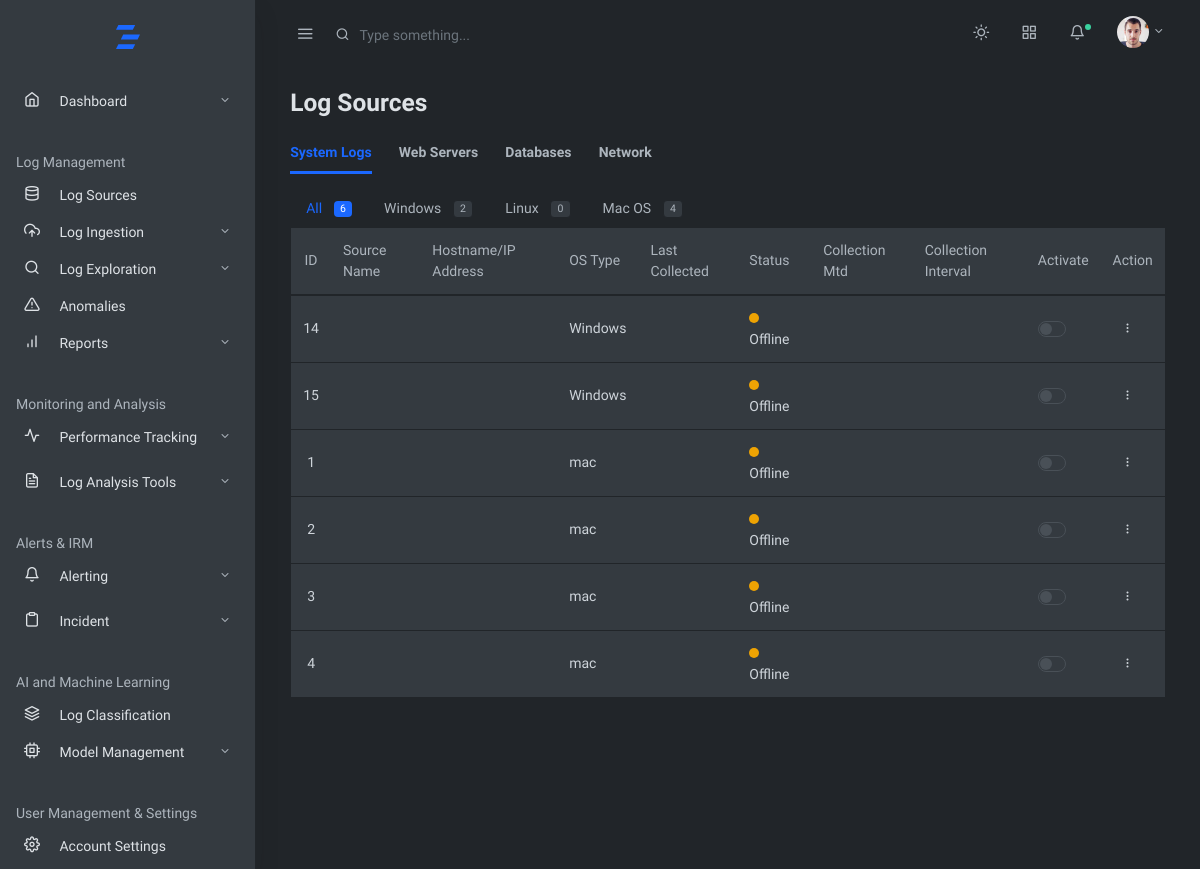
The page /log-sources/ on the database its author committed.
### log_management_app/models.py (models this page shows, shortened)
class WindowsLogFile(models.Model):
    source_name=models.CharField(max_length=20, blank=True, null=True)
    os_type=models.CharField(max_length=50,default='Windows')
    file = models.FileField(upload_to='uploaded_logs/windows/')
    uploaded_at = models.DateTimeField(auto_now_add=True)

class MacLogFile(models.Model):
    source_name=models.CharField(max_length=20, blank=True, null=True)
    os_type=models.CharField(max_length=50,default='mac')
    file = models.FileField(upload_to='uploaded_logs/mac/')
    uploaded_at = models.DateTimeField(auto_now_add=True)

### log_management_app/views.py (the view)
# urls.py: path('log-sources/', views.logsources, name='logsources'),
def logsources(request, os_type=None, server_type=None, db_type=None, network_type=None):
    system_logs = []
    webserver_logs = []
    database_logs = []
    network_logs = []
    log_sources_windows = list(chain(
        WindowsLogFile.objects.all(),
    ))
    log_sources_linux = list(chain(
        LinuxLogFile.objects.all(),
    ))
    log_sources_macos = list(chain(
        MacLogFile.objects.all(),
    ))
    apache_logs = list(chain(
        ApacheLogFile.objects.all(),
    ))
    nginx_logs = list(chain(
        NginxLogFile.objects.all(),
    ))
    iis_logs = list(chain(
        IISLogFile.objects.all(),
    ))
    mysql_logs = list(chain(
        MysqlLogStream.objects.all(),
        MysqlLogFileStream.objects.all(),
        MysqlPerfLogs.objects.all()
    ))
    postgres_logs = list(chain(
        PostgresLogStream.objects.all(),
        PostgresLogFileStream.objects.all(),
        PostgresPerfLogs.objects.all()
    ))
    mongodb_logs = list(chain(
        MongodbLogStream.objects.all(),
        MongodbLogFileStream.objects.all(),
        MongodbPerfLogs.objects.all()
    ))
    if os_type:
        if os_type == 'windows':
            system_logs = log_sources_windows
        elif os_type == 'linux':
            system_logs = log_sources_linux
        elif os_type == 'macos':
            system_logs = log_sources_macos
    else:
        system_logs = list(chain(log_sources_windows, log_sources_linux, log_sources_macos))
    if server_type:
        if server_type == 'apache':
            webserver_logs = apache_logs
        elif server_type == 'nginx':
            webserver_logs = nginx_logs
        elif server_type == 'iis':
            webserver_logs = iis_logs
    else:
        webserver_logs = list(chain(apache_logs, nginx_logs, iis_logs))
    if db_type:
        if db_type == 'mysql':
            database_logs = mysql_logs
        elif db_type == 'postgres':
            database_logs = postgres_logs
        elif db_type == 'mongo':
            database_logs = mongodb_logs
    else:
        database_logs = list(chain(mysql_logs, postgres_logs, mongodb_logs))
    if network_type:
        pass
    else:
        pass
    all_count = len(webserver_logs)
    apache_count = len(apache_logs)
    nginx_count = len(nginx_logs)
    iis_count = len(iis_logs)
    windows_count = len(log_sources_windows)
    linux_count = len(log_sources_linux)
    mac_count = len(log_sources_macos)
    total_system_logs_count = windows_count + linux_count + mac_count
    mysql_count = len(mysql_logs)
    postgres_count = len(postgres_logs)
    mongo_count = len(mongodb_logs)
    total_db_logs_count = mysql_count + postgres_count + mongo_count
    context = {
        'all_count': all_count,
        'apache_count': apache_count,
        'nginx_count': nginx_count,
        'iis_count': iis_count,
        'windows_count': windows_count,
        'linux_count': linux_count,
        'mac_count': mac_count,
        'total_system_logs_count': total_system_logs_count,
        'mysql_count': mysql_count,
        'postgres_count': postgres_count,
        'mongo_count': mongo_count,
        'total_db_logs_count': total_db_logs_count,
        'log_sources': system_logs,
        'webserver_logs': webserver_logs,
        'database_logs': database_logs,
        'network_logs': network_logs,  # Add network logs to context
        'os_type': os_type,
        'server_type': server_type,
        'db_type': db_type,
        'network_type': network_type,  # Include network_type in context
    }
    return render(request, 'baseapp/logsources/logsources.html', context)

### log_management_app/templates/baseapp/logsources/logsources.html (shortened to what this page needs)
{% extends 'mainhome.html' %}
{% block content %}
<div class="container-fluid">
  <div class="row justify-content-center">
    <div class="col-12">
      <h2 class="h3 mb-3 page-title">Log Sources</h2>
      <div class="row mb-4 items-align-center">
        <div class="col-md">
          <ul class="nav nav-tabs mb-3" id="myTab" role="tablist">
            <li class="nav-item">
              <a class="nav-link {% if not server_type and not db_type and not network_type %}active{% endif %}" id="system-logs-tab" data-toggle="tab" href="#system-logs" role="tab" aria-controls="system-logs" aria-selected="true">System Logs</a>
            </li>
            <li class="nav-item">
              <a class="nav-link {% if server_type %}active{% endif %}" id="web-servers-tab" data-toggle="tab" href="#web-servers" role="tab" aria-controls="web-servers" aria-selected="false">Web Servers</a>
            </li>
            <li class="nav-item">
              <a class="nav-link {% if db_type %}active{% endif %}" id="databases-tab" data-toggle="tab" href="#databases" role="tab" aria-controls="databases" aria-selected="false">Databases</a>
            </li>
            <li class="nav-item">
              <a class="nav-link {% if network_type %}active{% endif %}" id="caching-systems-tab" data-toggle="tab" href="#caching-systems" role="tab" aria-controls="caching-systems" aria-selected="false">Network</a>
            </li>
          </ul>
          <div class="tab-content" id="myTabContent">
            <div class="tab-pane fade {% if not server_type and not db_type and not network_type %}show active{% endif %}" id="system-logs" role="tabpanel" aria-labelledby="system-logs-tab">
              <ul class="nav nav-pills">
                <li class="nav-item">
                  <a class="nav-link {% if not os_type %}active bg-transparent text-primary{% else %}text-muted{% endif %}" href="{% url 'logsources' %}">
                      All
                      <span class="badge badge-pill {% if not os_type %}bg-primary text-white{% else %}bg-white border text-muted{% endif %} ml-2">{{total_system_logs_count}}</span>
                  </a>
                </li>
                <li class="nav-item">
                  <a class="nav-link {% if os_type == 'windows' %}active bg-transparent text-primary{% else %}text-muted{% endif %}" href="{% url 'logsources_os' os_type='windows' %}">
                      Windows
                      <span class="badge badge-pill {% if os_type == 'windows' %}bg-primary text-white{% else %}bg-white border text-muted{% endif %} ml-2">{{windows_count}}</span>
                  </a>
                </li>
                <li class="nav-item">
                  <a class="nav-link {% if os_type == 'linux' %}active bg-transparent text-primary{% else %}text-muted{% endif %}" href="{% url 'logsources_os' os_type='linux' %}">
                      Linux
                      <span class="badge badge-pill {% if os_type == 'linux' %}bg-primary text-white{% else %}bg-white border text-muted{% endif %} ml-2">{{linux_count}}</span>
                  </a>
                </li>
                <li class="nav-item">
                  <a class="nav-link {% if os_type == 'macos' %}active bg-transparent text-primary{% else %}text-muted{% endif %}" href="{% url 'logsources_os' os_type='macos' %}">
                      Mac OS
                      <span class="badge badge-pill {% if os_type == 'macos' %}bg-primary text-white{% else %}bg-white border text-muted{% endif %} ml-2">{{mac_count}}</span>
                  </a>
                </li>
              </ul>
              <table class="table border table-hover bg-white">
                <thead>
                  <tr role="row">
                    <th class="text-center">ID</th>
                    <th class="text-left">Source Name</th>
                    <th class="text-left">Hostname/IP Address</th>
                    <th class="text-left">OS Type</th>
                    <th class="text-left">Last Collected</th>
                    <th class="text-left">Status</th>
                    <th class="text-left">Collection Mtd</th>
                    <th class="text-left">Collection Interval</th>
                    <th class="text-left">Activate</th>
                    <th class="text-left">Action</th>
                  </tr>
                </thead>
                <tbody>
                  {% for log_source in log_sources %}
                  <tr>
                    <td class="text-center">{{log_source.id}}</td>
                    <td class="text-left">{{log_source.log_source_name}}</td>
                    <td class="text-left">{{log_source.hostname_ip_address}}</td>
                    <td class="text-left">{{log_source.os_type}}</td>
                    <td class="text-left">{{log_source.created_at}}</td>
                    {% if log_source.status == 'Online' %}
                    <td class="text-left"><span class="dot dot-lg bg-success mr-2"></span>Online</td>
                    {% else %}
                    <td class="text-left"><span class="dot dot-lg bg-warning mr-2"></span>Offline</td>
                    {% endif %}
                    <td class="text-left">{{log_source.collection_mtd}}</td>
                    <td class="text-center">{{log_source.collection_interval}}</td>
                    <td class="text-left">
                      <div class="custom-control custom-switch">
                      </div>
                    </td>
                    <td class="text-left">
                      <div class="dropdown">
                        <button class="btn btn-sm dropdown-toggle more-vertical" type="button" data-toggle="dropdown" aria-haspopup="true" aria-expanded="false">
                        </button>
                      </div>
                    </td>
                  </tr>
                  {% endfor %}
                </tbody>
              </table>
            </div>
          </div>
        </div>
      </div>
    </div>
  </div>
</div>
{% endblock %}

### rows shown on the page
WindowsLogFile: id "14", os_type "Windows"
WindowsLogFile: id "15", os_type "Windows"
MacLogFile: id "1", os_type "mac"
MacLogFile: id "2", os_type "mac"
MacLogFile: id "3", os_type "mac"
MacLogFile: id "4", os_type "mac"

### other values the page prints
{{ total_system_logs_count }} "6"
{{ windows_count }} "2"
{{ linux_count }} "0"
{{ mac_count }} "4"
